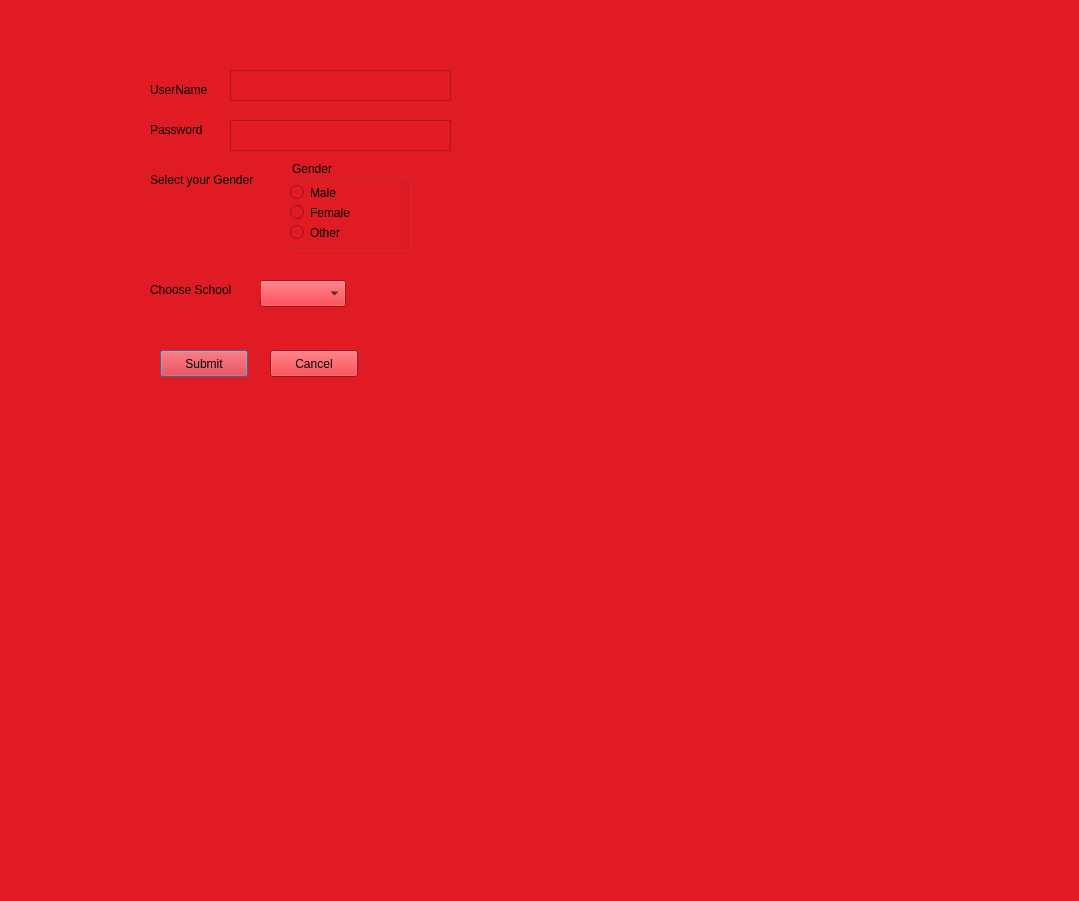
<?xml version="1.0" encoding="UTF-8"?>
<ui version="4.0">
 <class>Dialog</class>
 <widget class="QDialog" name="Dialog">
  <property name="geometry">
   <rect>
    <x>0</x>
    <y>0</y>
    <width>1079</width>
    <height>901</height>
   </rect>
  </property>
  <property name="windowTitle">
   <string>Dialog</string>
  </property>
  <property name="styleSheet">
   <string notr="true">background-color: rgb(0, 0, 0);
background-color: rgb(0, 255, 0);
alternate-background-color: rgb(220, 138, 221);
background-color: rgb(145, 65, 172);
background-color: rgb(224, 27, 36);</string>
  </property>
  <widget class="QGroupBox" name="groupBox">
   <property name="geometry">
    <rect>
     <x>290</x>
     <y>160</y>
     <width>121</width>
     <height>91</height>
    </rect>
   </property>
   <property name="title">
    <string>Gender</string>
   </property>
   <widget class="QRadioButton" name="radioButton">
    <property name="geometry">
     <rect>
      <x>0</x>
      <y>20</y>
      <width>111</width>
      <height>25</height>
     </rect>
    </property>
    <property name="text">
     <string>Male</string>
    </property>
   </widget>
   <widget class="QRadioButton" name="radioButton_3">
    <property name="geometry">
     <rect>
      <x>0</x>
      <y>40</y>
      <width>111</width>
      <height>25</height>
     </rect>
    </property>
    <property name="text">
     <string>Female</string>
    </property>
   </widget>
   <widget class="QRadioButton" name="radioButton_2">
    <property name="geometry">
     <rect>
      <x>0</x>
      <y>60</y>
      <width>111</width>
      <height>25</height>
     </rect>
    </property>
    <property name="text">
     <string>Other</string>
    </property>
   </widget>
   <zorder>radioButton_2</zorder>
   <zorder>radioButton_3</zorder>
   <zorder>radioButton</zorder>
  </widget>
  <widget class="QComboBox" name="comboBox">
   <property name="geometry">
    <rect>
     <x>260</x>
     <y>280</y>
     <width>86</width>
     <height>27</height>
    </rect>
   </property>
  </widget>
  <widget class="QLabel" name="label">
   <property name="geometry">
    <rect>
     <x>150</x>
     <y>80</y>
     <width>81</width>
     <height>19</height>
    </rect>
   </property>
   <property name="text">
    <string>UserName</string>
   </property>
  </widget>
  <widget class="QLabel" name="label_2">
   <property name="geometry">
    <rect>
     <x>150</x>
     <y>120</y>
     <width>66</width>
     <height>19</height>
    </rect>
   </property>
   <property name="text">
    <string>Password</string>
   </property>
  </widget>
  <widget class="QLabel" name="label_3">
   <property name="geometry">
    <rect>
     <x>150</x>
     <y>170</y>
     <width>131</width>
     <height>19</height>
    </rect>
   </property>
   <property name="text">
    <string>Select your Gender</string>
   </property>
  </widget>
  <widget class="QLabel" name="label_5">
   <property name="geometry">
    <rect>
     <x>150</x>
     <y>280</y>
     <width>111</width>
     <height>19</height>
    </rect>
   </property>
   <property name="text">
    <string>Choose School</string>
   </property>
  </widget>
  <widget class="QTextEdit" name="textEdit">
   <property name="geometry">
    <rect>
     <x>230</x>
     <y>70</y>
     <width>221</width>
     <height>31</height>
    </rect>
   </property>
  </widget>
  <widget class="QTextEdit" name="textEdit_2">
   <property name="geometry">
    <rect>
     <x>230</x>
     <y>120</y>
     <width>221</width>
     <height>31</height>
    </rect>
   </property>
  </widget>
  <widget class="QPushButton" name="pushButton">
   <property name="geometry">
    <rect>
     <x>160</x>
     <y>350</y>
     <width>88</width>
     <height>27</height>
    </rect>
   </property>
   <property name="text">
    <string>Submit</string>
   </property>
  </widget>
  <widget class="QPushButton" name="pushButton_2">
   <property name="geometry">
    <rect>
     <x>270</x>
     <y>350</y>
     <width>88</width>
     <height>27</height>
    </rect>
   </property>
   <property name="text">
    <string>Cancel</string>
   </property>
  </widget>
 </widget>
 <resources/>
 <connections/>
</ui>
